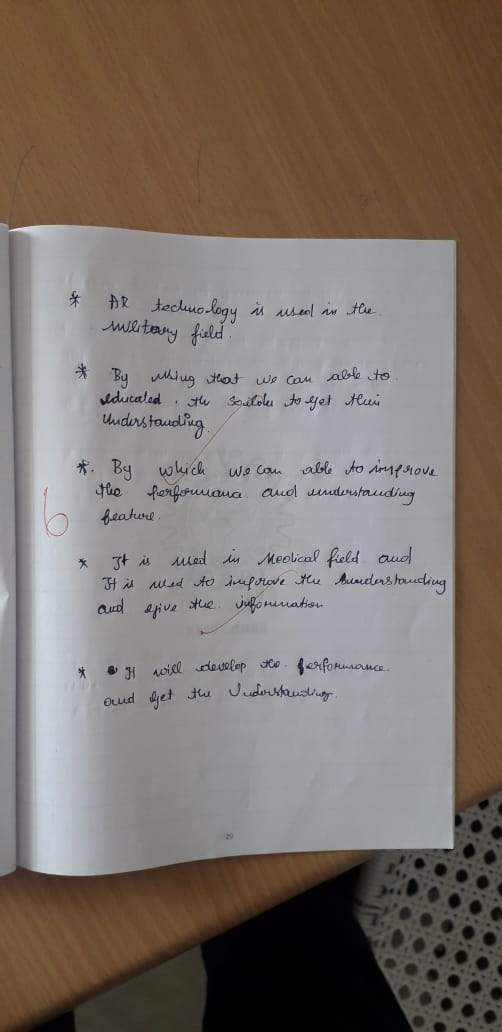
#> input picture image/demo.jpeg, 502 x 1032 px
$ python wrap_prespective.py
#> lines starting #> are read from the running program, lines starting #| are printed output that depends on the picture
import numpy as np;
import cv2 as c;
image=c.imread('image/demo.jpeg');
#> image is the input picture: shape (1032, 502, 3); mean B, G, R 107, 114.3, 124.6
width,height=490,510;


point1=np.float32([[12,229],[16,870],[452,241],[452,844]]);
point2=np.float32([[0,0],[0,width],[height,0],[height,width]]);

#join the points with original width and heigth
matrix=c.getPerspectiveTransform(point1,point2)
image1=c.warpPerspective(image,matrix,(width,height))
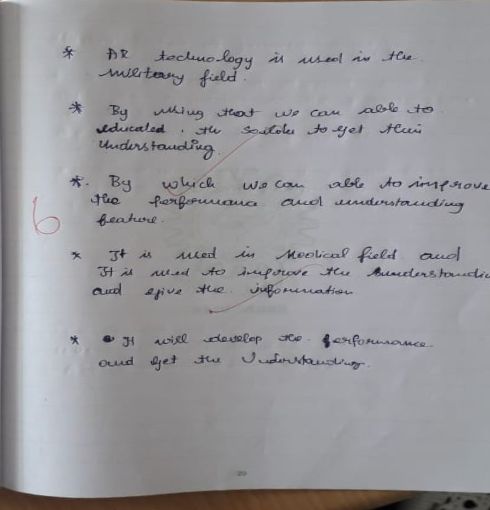
#> image1: shape (510, 490, 3); mean B, G, R 154.3, 151, 151.6


c.imshow("Demo",image1)
while True:
    if c.waitKey(1) & 0xFF == ord('z'):
#> (key Esc is pressed here)
     break;
